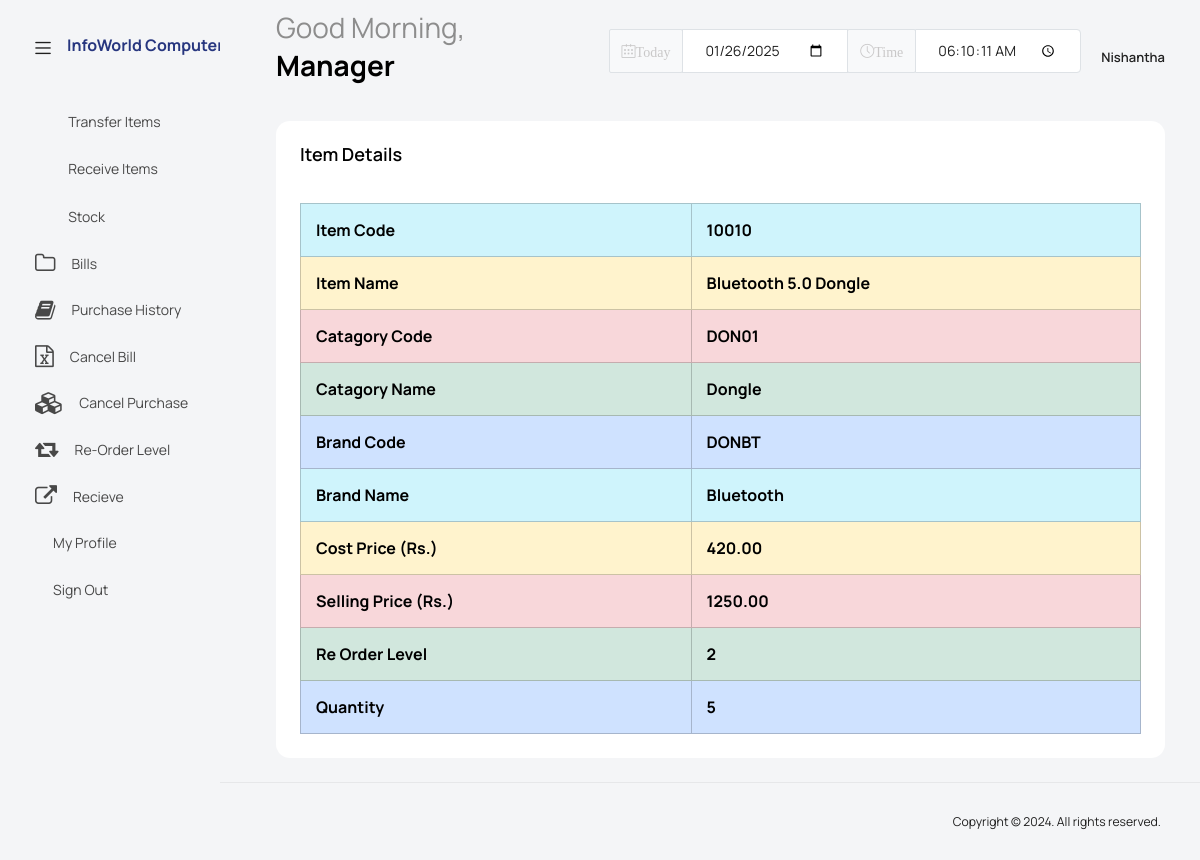
The app's page /dashboard/MAStockItemDetails.php?lid=Nishantha&home=MAIndex.php&itemCode=10010 (signed in) with its own data.
### tables this page shows
CREATE TABLE `branches` (
  `branchCode` varchar(100) NOT NULL,
  `branchName` varchar(100) NOT NULL,
  `BranchAddress` varchar(500) NOT NULL,
  `BranchTel` varchar(30) NOT NULL,
  `purchesNo` int(11) NOT NULL DEFAULT 0,
  `trancferNo` int(11) NOT NULL,
  `billNo` int(11) NOT NULL,
  `returnNo` int(11) NOT NULL
);

CREATE TABLE `user` (
  `user_type` int(11) NOT NULL DEFAULT 0,
  `statues` int(11) NOT NULL DEFAULT 0,
  `regno` int(11) NOT NULL,
  `fname` varchar(250) NOT NULL DEFAULT 'NA',
  `lid` varchar(50) NOT NULL,
  `pw` varchar(20) NOT NULL DEFAULT '123',
  `wa` varchar(20) NOT NULL DEFAULT 'None',
  `branchCode` varchar(100) NOT NULL DEFAULT 'N/A'
);

CREATE TABLE `items` (
  `catCode` varchar(100) NOT NULL,
  `brandCode` varchar(100) NOT NULL,
  `itemCode` varchar(100) NOT NULL,
  `itemName` varchar(100) NOT NULL,
  `costPrice` double(10,2) NOT NULL,
  `sellingPrice` double(10,2) NOT NULL,
  `reorderLevel` int(11) NOT NULL
);

CREATE TABLE `categories` (
  `catCode` varchar(100) NOT NULL,
  `catName` varchar(100) NOT NULL
);

CREATE TABLE `brand_names` (
  `catCode` varchar(100) NOT NULL,
  `brandCode` varchar(100) NOT NULL,
  `brandName` varchar(100) NOT NULL
);

CREATE TABLE `stock` (
  `branchCode` varchar(50) DEFAULT NULL,
  `itemCode` varchar(50) DEFAULT NULL,
  `qty` int(11) DEFAULT NULL
);

### dashboard/MAStockItemDetails.php (the view, shortened to what this page needs)
<?php
require("db.php");
$lid = $_REQUEST['lid'];
$home = $_REQUEST['home'];
$itemCode = $_REQUEST['itemCode'];
$select_admin = "select * from `user` where `lid`='".$lid."'";
$run_admin = mysqli_query($con,$select_admin);
$row_admin = mysqli_fetch_assoc($run_admin);
$fname = $row_admin['fname'];
$ut = $row_admin['user_type'];
$branchCode = $row_admin['branchCode'];
$sel_branch = "select * from branches where branchCode='".$branchCode."'";
$run_branch = mysqli_query($con,$sel_branch);
$row_branch = mysqli_fetch_assoc($run_branch);
$btanch = $row_branch['branchName'];
if($ut == 0){
    $ut = "Administrater";
} else if($ut == 1){
    $ut = "Manager";
} else if($ut == 2){
    $ut = "Cashier";
} else if($ut == 3){
    $ut = "Purchasing Officer";
}
?>
<!DOCTYPE html>
<html lang="en">
<head>
    <link rel="stylesheet" href="assets/vendors/feather/feather.css">
    <link rel="stylesheet" href="assets/vendors/mdi/css/materialdesignicons.min.css">
    <link rel="stylesheet" href="assets/vendors/ti-icons/css/themify-icons.css">
    <link rel="stylesheet" href="assets/vendors/font-awesome/css/font-awesome.min.css">
    <link rel="stylesheet" href="assets/vendors/typicons/typicons.css">
    <link rel="stylesheet" href="assets/vendors/simple-line-icons/css/simple-line-icons.css">
    <link rel="stylesheet" href="assets/vendors/css/vendor.bundle.base.css">
    <link rel="stylesheet" href="assets/vendors/bootstrap-datepicker/bootstrap-datepicker.min.css">
    <link rel="stylesheet" href="assets/vendors/datatables.net-bs4/dataTables.bootstrap4.css">
    <link rel="stylesheet" type="text/css" href="assets/js/select.dataTables.min.css">
    <link rel="stylesheet" href="assets/css/style.css">
</head>
<body class="with-welcome-text">
    <div class="container-scroller">
        <nav class="navbar default-layout col-lg-12 col-12 p-0 fixed-top d-flex align-items-top flex-row">
            <div class="text-center navbar-brand-wrapper d-flex align-items-center justify-content-start">
                <div class="me-3">
                    <button class="navbar-toggler navbar-toggler align-self-center" type="button"
                        data-bs-toggle="minimize">
                        <span class="icon-menu"></span>
                    </button>
                </div>
                <div>
                    <a class="navbar-brand brand-logo"
                        href="<?php echo $home; ?>?lid=<?php echo $lid; ?>&home=<?php echo $home; ?>">
                        <h5><b><?php echo $btanch ?></b></h5>
                    </a>
                </div>
            </div>
            <div class="navbar-menu-wrapper d-flex align-items-top">
                <ul class="navbar-nav">
                    <li class="nav-item fw-semibold d-none d-lg-block ms-0">
                        <?php
                            $currentHour = date('H');
                            if ($currentHour >= 6 && $currentHour < 12) {
                                $greeting = "Good Morning";
                            } elseif ($currentHour >= 12 && $currentHour < 18) {
                                $greeting = "Good Afternoon";
                            } else {
                                $greeting = "Good Evening";
                            }
                        ?>
                        <h1 class="welcome-text"><?php echo $greeting; ?>, <span
                                class="text-black fw-bold"><?php echo $ut; ?></span>
                        </h1>
                    </li>
                </ul>
                <ul class="navbar-nav ms-auto">
                    <li class="nav-item d-none d-lg-block">
                        <div id="datetimepicker-popup" class="input-group date datetimepicker navbar-datetime-picker">
                            <div class="input-group-prepend">
                                <span class="icon-calendar input-group-text "> Today</span>
                            </div>
                            <?php
                                $currentDate = date('Y-m-d');
                            ?>
                            <input type="date" class="form-control" value="<?php echo $currentDate; ?>">
                            <div class="input-group-prepend">
                                <span class="icon-clock input-group-text "> Time</span>
                            </div>
                            <?php
                                $currentTime = date('H:i:s');
                            ?>
                            <input type="time" class="form-control" value="<?php echo $currentTime; ?>" id="timeInput">
                        </div>
                    </li>
                    <li class="nav-item dropdown d-none d-lg-block user-dropdown">
                        <a class="nav-link" id="UserDropdown" href="#" data-bs-toggle="dropdown" aria-expanded="false">
                            <p class="mb-1 mt-3 fw-semibold"><?php echo $fname; ?></p>
                        </a>
                    </li>
                </ul>
            </div>
        </nav>
        <div class="container-fluid page-body-wrapper">
            <nav class="sidebar sidebar-offcanvas" id="sidebar">
            <ul class="nav">
                    <li class="nav-item">
                        <a class="nav-link" href="MAIndex.php?lid=<?php echo $lid; ?>&home=<?php echo $home; ?>">
                            <i class="mdi mdi-truck menu-icon"></i>
                            <span class="menu-title">Transfer Items</span>
                        </a>
                    </li>
                    <li class="nav-item">
                        <a class="nav-link" href="MAReceiveItems.php?lid=<?php echo $lid; ?>&home=<?php echo $home; ?>">
                            <i class="mdi mdi-archive menu-icon"></i>
                            <span class="menu-title">Receive Items</span>
                        </a>
                    </li>
                    <li class="nav-item">
                        <a class="nav-link" href="MAStock.php?lid=<?php echo $lid; ?>&home=<?php echo $home; ?>">
                            <i class="menu-icon mdi mdi-chart-line"></i>
                            <span class="menu-title">Stock</span>
                        </a>
                    </li>
                    <li class="nav-item">
                        <a class="nav-link" href="MABills.php?lid=<?php echo $lid; ?>&home=<?php echo $home; ?>">
                            <i class="menu-icon fa fa-folder-o"></i>
                            <span class="menu-title">Bills</span>
                        </a>
                    </li>
                    <li class="nav-item">
                        <a class="nav-link" href="MAPurchaseHistory.php?lid=<?php echo $lid; ?>&home=<?php echo $home; ?>">
                            <i class="fa fa-book menu-icon"></i>
                            <span class="menu-title">Purchase History</span>
                        </a>
                    </li>
                    <li class="nav-item">
                        <a class="nav-link" href="MACancelBill.php?lid=<?php echo $lid; ?>&home=<?php echo $home; ?>">
                            <i class="fa fa-file-excel-o menu-icon"></i>
                            <span class="menu-title">Cancel Bill</span>
                        </a>
                    </li>
                    <li class="nav-item">
                        <a class="nav-link"
                            href="MACancelPurchase.php?lid=<?php echo $lid; ?>&home=<?php echo $home; ?>">
                            <i class="fa fa-cubes menu-icon"></i>
                            <span class="menu-title">Cancel Purchase</span>
                        </a>
                    </li>
                    <li class="nav-item">
                        <a class="nav-link" href="MAReorder.php?lid=<?php echo $lid; ?>&home=<?php echo $home; ?>">
                            <i class="menu-icon fa fa-retweet"></i>
                            <span class="menu-title">Re-Order Level</span>
                        </a>
                    </li>
                    <li class="nav-item">
                        <a class="nav-link" href="MARecieve.php?lid=<?php echo $lid; ?>&home=<?php echo $home; ?>">
                            <i class="menu-icon fa fa-external-link"></i>
                            <span class="menu-title">Recieve</span>
                        </a>
                    </li>
                    <li class="nav-item">
                        <a class="nav-link" href="MAProfile.php?lid=<?php echo $lid; ?>&home=<?php echo $home; ?>">
                            <i class="dropdown-item-icon mdi mdi-account-outline text-primary me-2"></i>
                            <span class="menu-title">My Profile</span>
                        </a>
                    </li>
                    <li class="nav-item">
                        <a class="nav-link" href="../index.html">
                            <i class="dropdown-item-icon mdi mdi-power text-primary me-2"></i>
                            <span class="menu-title">Sign Out</span>
                        </a>
                    </li>
                </ul>
            </nav>
            <div class="main-panel">
                <div class="content-wrapper">
                    <div class="row">
                        <div class="col-lg-12 stretch-card">
                            <div class="card">
                                <div class="card-body">
                                    <h4 class="card-title">Item Details</h4>
                                    <?php
                                            $sel_item = "select * from items where itemCode='".$itemCode."'";
                                            $run_item = mysqli_query($con,$sel_item);
                                            $row_item = mysqli_fetch_assoc($run_item);
                                            $sel_cat = "select * from categories where catCode='".$row_item['catCode']."'";
                                            $run_cat = mysqli_query($con,$sel_cat);
                                            $row_cat = mysqli_fetch_assoc($run_cat);
                                            $cat_name = $row_cat['catName'];
                                            $sel_brand = "select * from brand_names where brandCode='".$row_item['brandCode']."'";
                                            $run_brand = mysqli_query($con,$sel_brand);
                                            $row_brand = mysqli_fetch_assoc($run_brand);
                                            $brand_name = $row_brand['brandName'];
                                            $sel_qty = "select * from stock where branchCode='".$branchCode."' and itemCode='".$itemCode."'";
                                            $run_qty = mysqli_query($con,$sel_qty);
                                            $row_qty = mysqli_fetch_assoc($run_qty);
                                            $brand_qty = $row_qty['qty'];
                                        ?>
                                    <div class="table-responsive pt-3">
                                        <table class="table table-bordered">
                                            <tr class="table-info">
                                                <th> Item Code </th>
                                                <th> <?php echo $row_item['itemCode']; ?> </th>
                                            </tr>
                                            <tr class="table-warning">
                                                <th> Item Name </th>
                                                <th> <?php echo $row_item['itemName']; ?> </th>
                                            </tr>
                                            <tr class="table-danger">
                                                <th> Catagory Code </th>
                                                <th> <?php echo $row_item['catCode']; ?> </th>
                                            </tr>
                                            <tr class="table-success">
                                                <th> Catagory Name </th>
                                                <th> <?php echo $cat_name; ?> </th>
                                            </tr>
                                            <tr class="table-primary">
                                                <th> Brand Code </th>
                                                <th> <?php echo $row_item['brandCode']; ?> </th>
                                            </tr>
                                            <tr class="table-info">
                                                <th> Brand Name </th>
                                                <th> <?php echo $brand_name; ?> </th>
                                            </tr>
                                            <tr class="table-warning">
                                                <th> Cost Price (Rs.) </th>
                                                <th> <?php echo $row_item['costPrice']; ?> </th>
                                            </tr>
                                            <tr class="table-danger">
                                                <th> Selling Price (Rs.) </th>
                                                <th> <?php echo $row_item['sellingPrice']; ?> </th>
                                            </tr>
                                            <tr class="table-success">
                                                <th> Re Order Level </th>
                                                <th> <?php echo $row_item['reorderLevel']; ?> </th>
                                            </tr>
                                            <tr class="table-primary">
                                                <th> Quantity </th>
                                                <th> <?php echo $brand_qty; ?> </th>
                                            </tr>
                                        </table>
                                    </div>
                                </div>
                            </div>
                        </div>
                    </div>
                </div>
                <footer class="footer">
                    <div class="d-sm-flex justify-content-center justify-content-sm-between">
                        <span class="float-none float-sm-end d-block mt-1 mt-sm-0 text-center">Copyright © 2024. All
                            rights reserved.</span>
                    </div>
                </footer>
            </div>
        </div>
    </div>
</body>
</html>

### records on screen
branches: branchName "InfoWorld Computer Solution"
user: user_type "Manager", fname "Nishantha"
items: itemCode "10010", itemName "Bluetooth 5.0 Dongle", catCode "DON01", brandCode "DONBT", costPrice "420.00", sellingPrice "1250.00", reorderLevel "2"
categories: catName "Dongle"
brand_names: brandName "Bluetooth"
stock: qty "5"

### other values on screen
$greeting "Good Morning"
